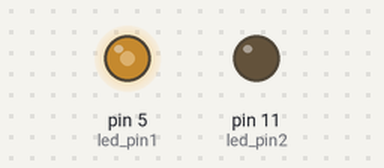
Simulated run of this sketch. Board: Arduino Uno, built with avr-gcc and run on an emulated ATmega328P. Parts: output pins drawn as LEDs (lit = HIGH).

Above: at 0.1 s.
Timing chart, 0 to 1.6 s (numbered marks = the images above):
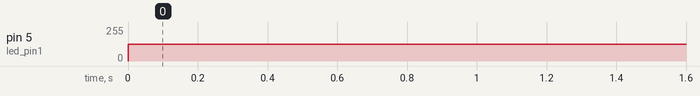

Measured:
- by itself, pin 5 (led_pin1): 0/255 → 127/255 at 0.00 s

The sketch:

PWM_Testing.ino
```cpp
//Initializing LED Pin
int led_pin1 = 5;
int led_pin2 = 11;
void setup() {
  //Declaring LED pin as output
  pinMode(led_pin1, OUTPUT);
  pinMode(led_pin2, OUTPUT);
}
void loop() {

    analogWrite(led_pin1, 127);


}
```
